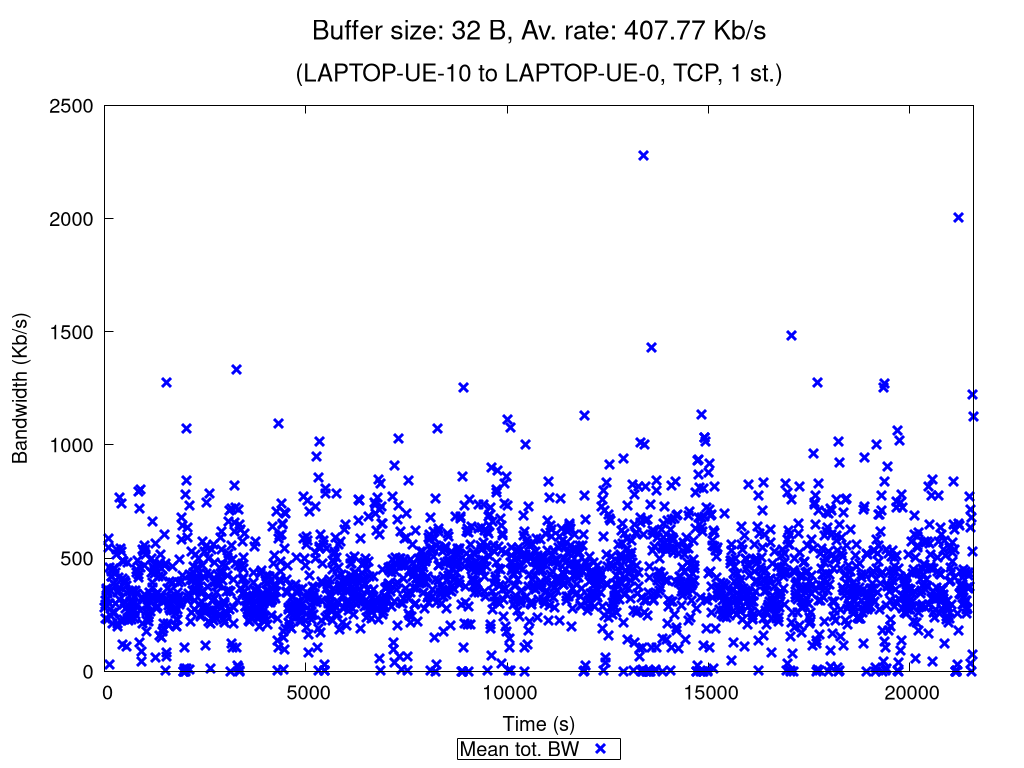

Write the gnuplot code that produced this figure.
set terminal pngcairo nocrop enhanced size 1024,768 font "Verdana,15"
set output "TCP_1_st_2020_11_13_08-47-29_two2one_00032B.png"

set title "{/=20 Buffer size: 32 B, Av. rate: 407.77 Kb/s}\n\n{/=18 (LAPTOP-UE-10 to LAPTOP-UE-0, TCP, 1 st.)}"

set xlabel "Time (s)"
set ylabel "Bandwidth (Kb/s)"
set ytics nomirror
set key bmargin center horizontal box samplen 1 width -1
set bmargin 4.6
set rmargin 4.5

rf = 1000.0  # rate factor
set style fill transparent solid 0.2 noborder
set autoscale xfix
plot "TCP_1_st_2020_11_13_08-47-29_two2one_00032B_iperf_processed.dat" using 1:($2/rf-$3/rf):($2/rf+$3/rf) with filledcurves lc rgb "blue" notitle, \
     "" using 1:($2/rf) with points pt 2 ps 1.5 lw 3 lc rgb "blue" title "Mean tot. BW", \
